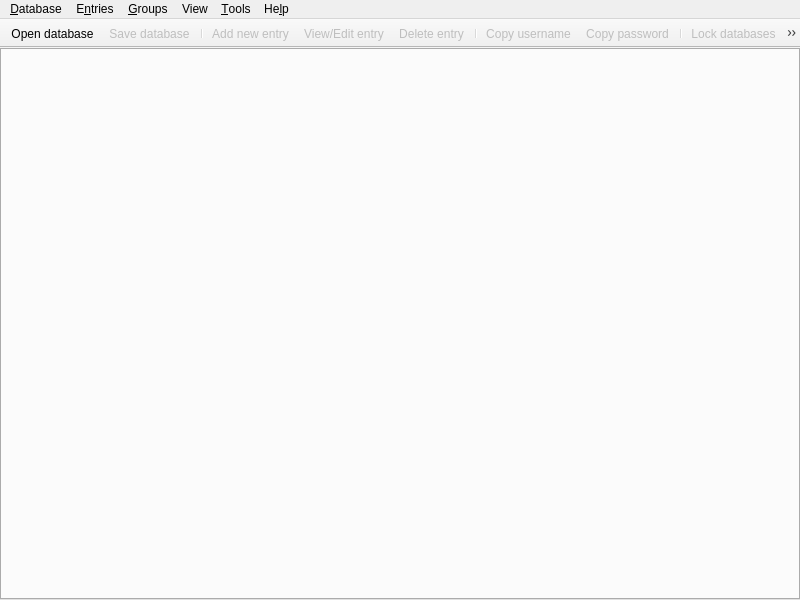
<?xml version="1.0" encoding="UTF-8"?>
<ui version="4.0">
 <class>MainWindow</class>
 <widget class="QMainWindow" name="MainWindow">
  <property name="geometry">
   <rect>
    <x>0</x>
    <y>0</y>
    <width>800</width>
    <height>600</height>
   </rect>
  </property>
  <property name="windowTitle">
   <string notr="true">KeePassX</string>
  </property>
  <widget class="QWidget" name="centralwidget">
   <layout class="QVBoxLayout" name="verticalLayout">
    <property name="leftMargin">
     <number>0</number>
    </property>
    <property name="topMargin">
     <number>0</number>
    </property>
    <property name="rightMargin">
     <number>0</number>
    </property>
    <property name="bottomMargin">
     <number>0</number>
    </property>
    <item>
     <widget class="QStackedWidget" name="stackedWidget">
      <property name="currentIndex">
       <number>0</number>
      </property>
      <widget class="QWidget" name="pageDatabase">
       <layout class="QVBoxLayout" name="verticalLayout_2">
        <property name="leftMargin">
         <number>0</number>
        </property>
        <property name="topMargin">
         <number>0</number>
        </property>
        <property name="rightMargin">
         <number>0</number>
        </property>
        <property name="bottomMargin">
         <number>0</number>
        </property>
        <item>
         <widget class="DatabaseTabWidget" name="tabWidget">
          <property name="currentIndex">
           <number>-1</number>
          </property>
          <property name="tabsClosable">
           <bool>true</bool>
          </property>
          <property name="movable">
           <bool>true</bool>
          </property>
         </widget>
        </item>
       </layout>
      </widget>
      <widget class="QWidget" name="pageSettings">
       <layout class="QVBoxLayout" name="verticalLayout_3">
        <property name="leftMargin">
         <number>0</number>
        </property>
        <property name="topMargin">
         <number>0</number>
        </property>
        <property name="rightMargin">
         <number>0</number>
        </property>
        <property name="bottomMargin">
         <number>0</number>
        </property>
        <item>
         <widget class="SettingsWidget" name="settingsWidget" native="true"/>
        </item>
       </layout>
      </widget>
      <widget class="QWidget" name="pageWelcome">
       <layout class="QVBoxLayout" name="verticalLayout_5">
        <item>
         <widget class="WelcomeWidget" name="welcomeWidget" native="true"/>
        </item>
       </layout>
      </widget>
     </widget>
    </item>
   </layout>
  </widget>
  <widget class="QMenuBar" name="menubar">
   <property name="geometry">
    <rect>
     <x>0</x>
     <y>0</y>
     <width>800</width>
     <height>29</height>
    </rect>
   </property>
   <widget class="QMenu" name="menuFile">
    <property name="title">
     <string>&amp;Database</string>
    </property>
    <widget class="QMenu" name="menuRecentDatabases">
     <property name="title">
      <string>&amp;Recent databases</string>
     </property>
    </widget>
    <addaction name="actionDatabaseNew"/>
    <addaction name="actionDatabaseOpen"/>
    <addaction name="menuRecentDatabases"/>
    <addaction name="actionDatabaseSave"/>
    <addaction name="actionDatabaseSaveAs"/>
    <addaction name="actionDatabaseClose"/>
    <addaction name="separator"/>
    <addaction name="actionChangeMasterKey"/>
    <addaction name="actionChangeDatabaseSettings"/>
    <addaction name="separator"/>
    <addaction name="actionImportKeePass1"/>
    <addaction name="actionExportCsv"/>
    <addaction name="actionRepairDatabase"/>
    <addaction name="separator"/>
    <addaction name="actionQuit"/>
   </widget>
   <widget class="QMenu" name="menuHelp">
    <property name="title">
     <string>He&amp;lp</string>
    </property>
    <addaction name="actionAbout"/>
   </widget>
   <widget class="QMenu" name="menuEntries">
    <property name="title">
     <string>E&amp;ntries</string>
    </property>
    <widget class="QMenu" name="menuEntryCopyAttribute">
     <property name="enabled">
      <bool>false</bool>
     </property>
     <property name="title">
      <string>Copy att&amp;ribute to clipboard</string>
     </property>
     <addaction name="actionEntryCopyTitle"/>
     <addaction name="actionEntryCopyURL"/>
     <addaction name="actionEntryCopyNotes"/>
     <addaction name="separator"/>
    </widget>
    <addaction name="actionEntryNew"/>
    <addaction name="actionEntryClone"/>
    <addaction name="actionEntryEdit"/>
    <addaction name="actionEntryDelete"/>
    <addaction name="actionEntryCopyUsername"/>
    <addaction name="actionEntryCopyPassword"/>
    <addaction name="menuEntryCopyAttribute"/>
    <addaction name="actionEntryAutoType"/>
    <addaction name="actionEntryOpenUrl"/>
    <addaction name="actionSearch"/>
    <addaction name="actionViewQR"/>
   </widget>
   <widget class="QMenu" name="menuGroups">
    <property name="title">
     <string>&amp;Groups</string>
    </property>
    <addaction name="actionGroupNew"/>
    <addaction name="actionGroupEdit"/>
    <addaction name="actionGroupDelete"/>
   </widget>
   <widget class="QMenu" name="menuTools">
    <property name="title">
     <string>&amp;Tools</string>
    </property>
    <addaction name="actionLockDatabases"/>
    <addaction name="actionSettings"/>
   </widget>
   <widget class="QMenu" name="menuView">
    <property name="title">
     <string>View</string>
    </property>
   </widget>
   <addaction name="menuFile"/>
   <addaction name="menuEntries"/>
   <addaction name="menuGroups"/>
   <addaction name="menuView"/>
   <addaction name="menuTools"/>
   <addaction name="menuHelp"/>
  </widget>
  <widget class="QToolBar" name="toolBar">
   <property name="movable">
    <bool>false</bool>
   </property>
   <attribute name="toolBarArea">
    <enum>TopToolBarArea</enum>
   </attribute>
   <attribute name="toolBarBreak">
    <bool>false</bool>
   </attribute>
   <addaction name="actionDatabaseOpen"/>
   <addaction name="actionDatabaseSave"/>
   <addaction name="separator"/>
   <addaction name="actionEntryNew"/>
   <addaction name="actionEntryEdit"/>
   <addaction name="actionEntryDelete"/>
   <addaction name="separator"/>
   <addaction name="actionEntryCopyUsername"/>
   <addaction name="actionEntryCopyPassword"/>
   <addaction name="separator"/>
   <addaction name="actionLockDatabases"/>
   <addaction name="actionSearch"/>
  </widget>
  <action name="actionQuit">
   <property name="text">
    <string>&amp;Quit</string>
   </property>
  </action>
  <action name="actionAbout">
   <property name="text">
    <string>&amp;About</string>
   </property>
  </action>
  <action name="actionDatabaseOpen">
   <property name="text">
    <string>&amp;Open database</string>
   </property>
  </action>
  <action name="actionDatabaseSave">
   <property name="enabled">
    <bool>false</bool>
   </property>
   <property name="text">
    <string>&amp;Save database</string>
   </property>
  </action>
  <action name="actionDatabaseClose">
   <property name="enabled">
    <bool>false</bool>
   </property>
   <property name="text">
    <string>&amp;Close database</string>
   </property>
  </action>
  <action name="actionDatabaseNew">
   <property name="text">
    <string>&amp;New database</string>
   </property>
  </action>
  <action name="actionEntryNew">
   <property name="enabled">
    <bool>false</bool>
   </property>
   <property name="text">
    <string>&amp;Add new entry</string>
   </property>
  </action>
  <action name="actionEntryEdit">
   <property name="enabled">
    <bool>false</bool>
   </property>
   <property name="text">
    <string>&amp;View/Edit entry</string>
   </property>
  </action>
  <action name="actionEntryDelete">
   <property name="enabled">
    <bool>false</bool>
   </property>
   <property name="text">
    <string>&amp;Delete entry</string>
   </property>
  </action>
  <action name="actionGroupNew">
   <property name="enabled">
    <bool>false</bool>
   </property>
   <property name="text">
    <string>&amp;Add new group</string>
   </property>
  </action>
  <action name="actionGroupEdit">
   <property name="enabled">
    <bool>false</bool>
   </property>
   <property name="text">
    <string>&amp;Edit group</string>
   </property>
  </action>
  <action name="actionGroupDelete">
   <property name="enabled">
    <bool>false</bool>
   </property>
   <property name="text">
    <string>&amp;Delete group</string>
   </property>
  </action>
  <action name="actionDatabaseSaveAs">
   <property name="enabled">
    <bool>false</bool>
   </property>
   <property name="text">
    <string>Sa&amp;ve database as</string>
   </property>
  </action>
  <action name="actionChangeMasterKey">
   <property name="enabled">
    <bool>false</bool>
   </property>
   <property name="text">
    <string>Change &amp;master key</string>
   </property>
  </action>
  <action name="actionChangeDatabaseSettings">
   <property name="enabled">
    <bool>false</bool>
   </property>
   <property name="text">
    <string>&amp;Database settings</string>
   </property>
   <property name="toolTip">
    <string>Database settings</string>
   </property>
  </action>
  <action name="actionImportKeePass1">
   <property name="text">
    <string>&amp;Import KeePass 1 database</string>
   </property>
  </action>
  <action name="actionEntryClone">
   <property name="enabled">
    <bool>false</bool>
   </property>
   <property name="text">
    <string>&amp;Clone entry</string>
   </property>
  </action>
  <action name="actionSearch">
   <property name="enabled">
    <bool>false</bool>
   </property>
   <property name="text">
    <string>&amp;Find</string>
   </property>
  </action>
  <action name="actionEntryCopyUsername">
   <property name="enabled">
    <bool>false</bool>
   </property>
   <property name="text">
    <string>Copy &amp;username</string>
   </property>
   <property name="toolTip">
    <string>Copy username to clipboard</string>
   </property>
  </action>
  <action name="actionEntryCopyPassword">
   <property name="enabled">
    <bool>false</bool>
   </property>
   <property name="text">
    <string>Cop&amp;y password</string>
   </property>
   <property name="toolTip">
    <string>Copy password to clipboard</string>
   </property>
  </action>
  <action name="actionSettings">
   <property name="text">
    <string>&amp;Settings</string>
   </property>
  </action>
  <action name="actionEntryAutoType">
   <property name="enabled">
    <bool>false</bool>
   </property>
   <property name="text">
    <string>&amp;Perform Auto-Type</string>
   </property>
  </action>
  <action name="actionEntryOpenUrl">
   <property name="enabled">
    <bool>false</bool>
   </property>
   <property name="text">
    <string>&amp;Open URL</string>
   </property>
  </action>
  <action name="actionLockDatabases">
   <property name="enabled">
    <bool>false</bool>
   </property>
   <property name="text">
    <string>&amp;Lock databases</string>
   </property>
  </action>
  <action name="actionEntryCopyTitle">
   <property name="enabled">
    <bool>false</bool>
   </property>
   <property name="text">
    <string>&amp;Title</string>
   </property>
  </action>
  <action name="actionEntryCopyURL">
   <property name="enabled">
    <bool>false</bool>
   </property>
   <property name="text">
    <string>&amp;URL</string>
   </property>
  </action>
  <action name="actionEntryCopyNotes">
   <property name="enabled">
    <bool>false</bool>
   </property>
   <property name="text">
    <string>&amp;Notes</string>
   </property>
  </action>
  <action name="actionExportCsv">
   <property name="enabled">
    <bool>false</bool>
   </property>
   <property name="text">
    <string>&amp;Export to CSV file</string>
   </property>
  </action>
  <action name="actionRepairDatabase">
   <property name="text">
    <string>Re&amp;pair database</string>
   </property>
  </action>
  <action name="actionViewQR">
   <property name="enabled">
    <bool>false</bool>
   </property>
   <property name="text">
    <string>View as QR codes</string>
   </property>
  </action>
 </widget>
 <customwidgets>
  <customwidget>
   <class>DatabaseTabWidget</class>
   <extends>QTabWidget</extends>
   <header>gui/DatabaseTabWidget.h</header>
   <container>1</container>
  </customwidget>
  <customwidget>
   <class>SettingsWidget</class>
   <extends>QWidget</extends>
   <header>gui/SettingsWidget.h</header>
   <container>1</container>
  </customwidget>
  <customwidget>
   <class>WelcomeWidget</class>
   <extends>QWidget</extends>
   <header>gui/WelcomeWidget.h</header>
   <container>1</container>
  </customwidget>
 </customwidgets>
 <resources/>
 <connections/>
</ui>
